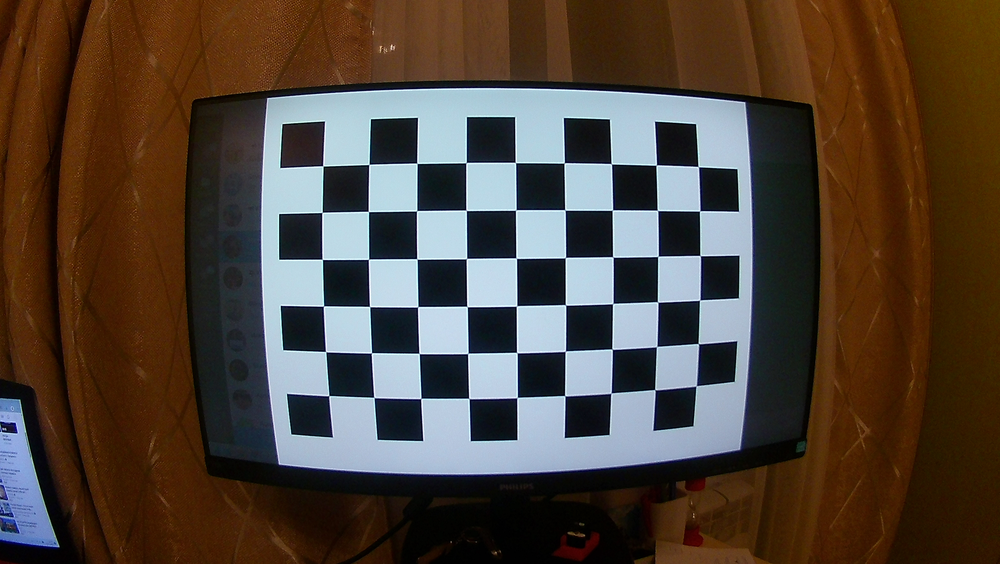
#> input picture calibrate_dir/img1.png, 1000 x 564 px, shrunk from 3760 x 2120 before the run; its folder holds 4 pictures in this run
$ python calibrate.py calibrate_dir/img1.png
#> lines starting #> are read from the running program, lines starting #| are printed output that depends on the picture
from __future__ import print_function
import numpy as np
import cv2
import os
import sys
import getopt

def splitfn(file_path):

    file_path_parts = file_path.split(sep=os.sep)
    _path = os.path.join(*file_path_parts[:-1])
    file_name = file_path_parts[-1]
    file_name_parts = file_name.split(sep='.')
    return _path, file_name_parts[0], file_name_parts[1]

if __name__ == '__main__':
    args, img_mask = getopt.getopt(sys.argv[1:], '', ['debug=', 'square_size='])
    args = dict(args)
    args.setdefault('--debug', '/')
    args.setdefault('--square_size', 1.0)
    if not img_mask:
        img_mask = '/calibrate_dir/*.png'
    else:
        img_mask = img_mask[0]

    img_names = ["calibrate_dir/img1.png", "calibrate_dir/img2.png", "calibrate_dir/img3.png", "calibrate_dir/img4.png"]\

    debug_dir = args.get('--debug')
    if not os.path.isdir(debug_dir):
        os.mkdir(debug_dir)
    square_size = float(args.get('--square_size'))

    pattern_size = (9, 6)
    pattern_points = np.zeros((np.prod(pattern_size), 3), np.float32)
    pattern_points[:, :2] = np.indices(pattern_size).T.reshape(-1, 2)
    pattern_points *= square_size

    obj_points = []
    img_points = []
    h, w = 0, 0
    for fn in img_names:
        print('processing %s... ' % fn, end='')
        img = cv2.imread(fn, 0)
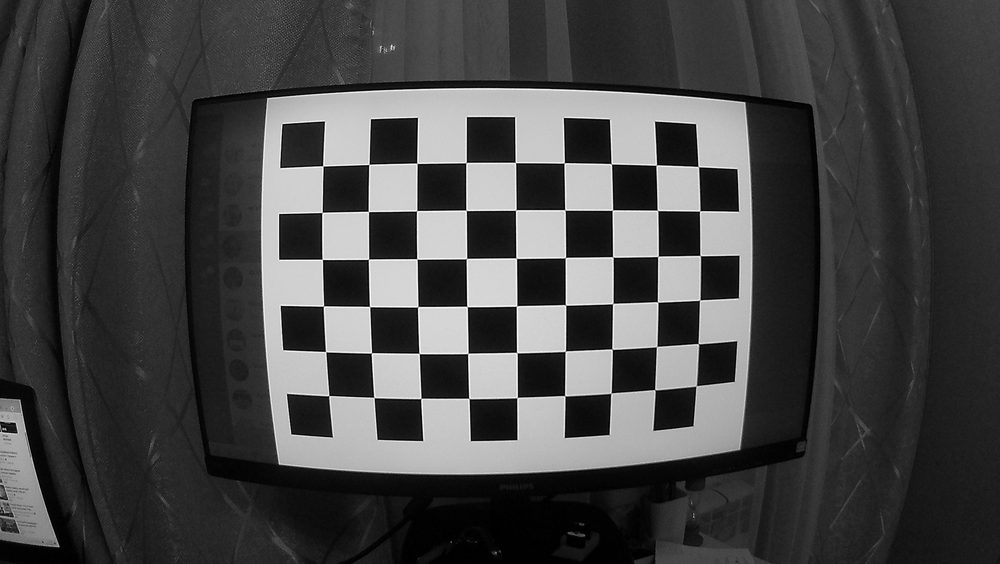
#> img: shape (564, 1000); min 0, max 254, mean 69.7
        if img is None:
            print("Failed to load", fn)
            continue

        h, w = img.shape[:2]
#> h = 564; w = 1000
        found, corners = cv2.findChessboardCorners(img, pattern_size)
#> found = True; corners = 54 rows, first 8: [322.9, 165.9], [368.9, 164.4], [417, 163.3], [466.1, 162.6], [515.4, 162.5], [564.2, 162.9], [611.4, 163.8], [656.2, 165.1]
        if found:
            term = (cv2.TERM_CRITERIA_EPS + cv2.TERM_CRITERIA_COUNT, 30, 0.1)
            cv2.cornerSubPix(img, corners, (5, 5), (-1, -1), term)

        if not found:
            print('check board not found')
            continue

        img_points.append(corners.reshape(-1, 2))
        obj_points.append(pattern_points)

        print('ok')
#> pass 2 of the loop `for fn in img_names:`:
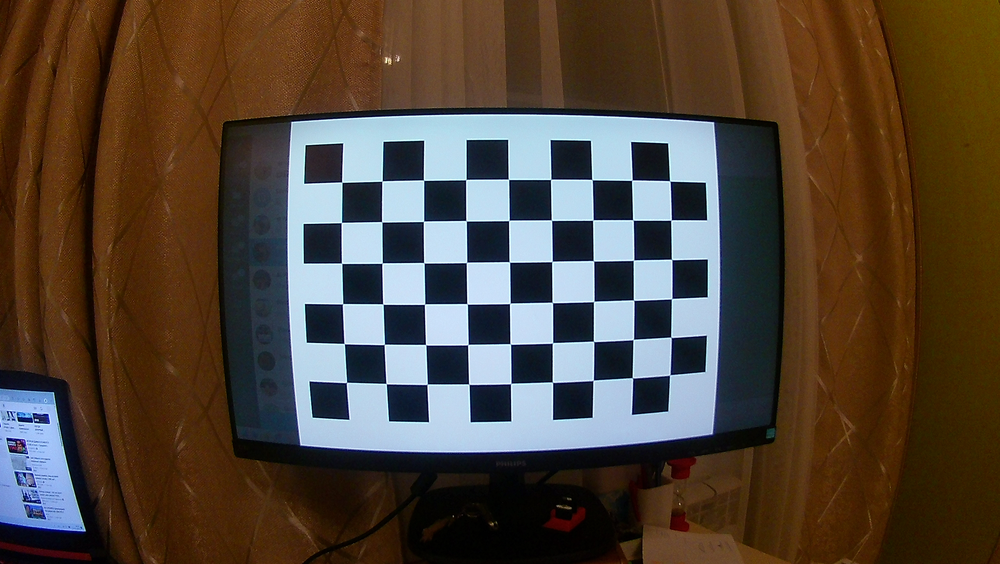
#> input picture calibrate_dir/img2.png, 1000 x 564 px, shrunk from 3760 x 2120 before the run
#> `img = cv2.imread(fn, 0)`:
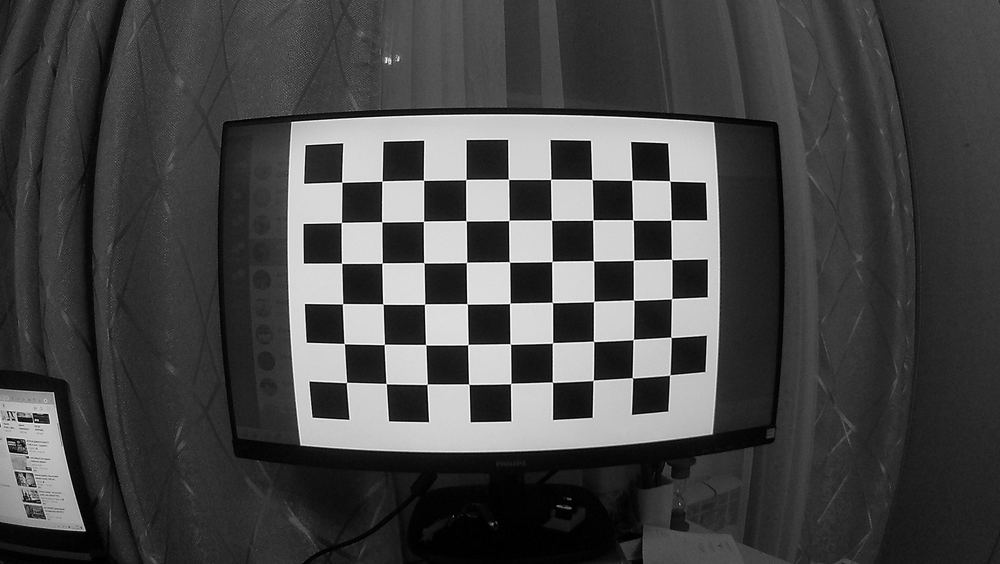
#> img: shape (564, 1000); min 0, max 255, mean 71
#> corners = 54 rows, first 8: [341.8, 182.2], [382, 181.1], [423.6, 180.2], [465.9, 179.5], [508.5, 179.3], [550.7, 179.4], [592, 179.6], [631.9, 180.2]
#> pass 3 of the loop `for fn in img_names:`:
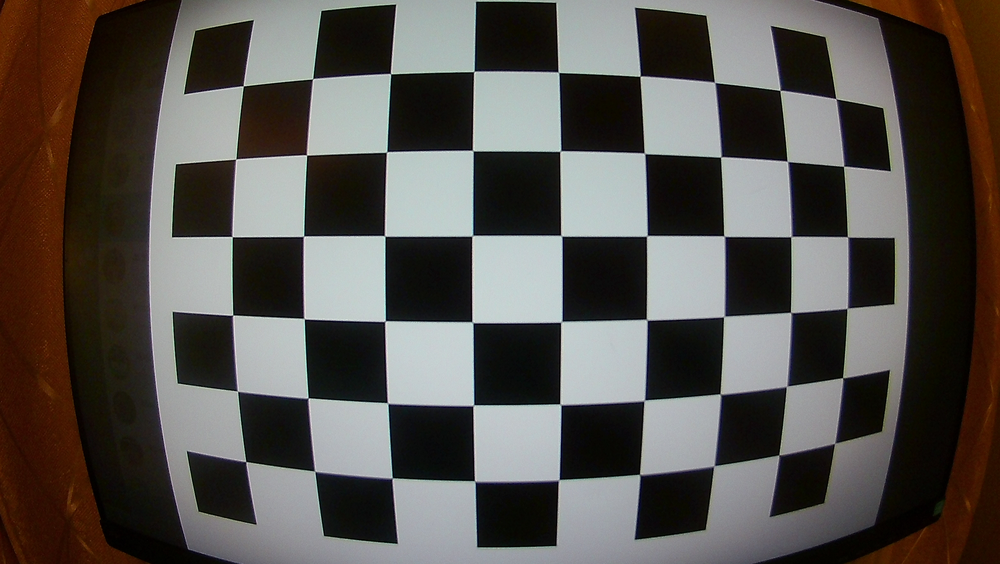
#> input picture calibrate_dir/img3.png, 1000 x 564 px, shrunk from 3760 x 2120 before the run
#> `img = cv2.imread(fn, 0)`:
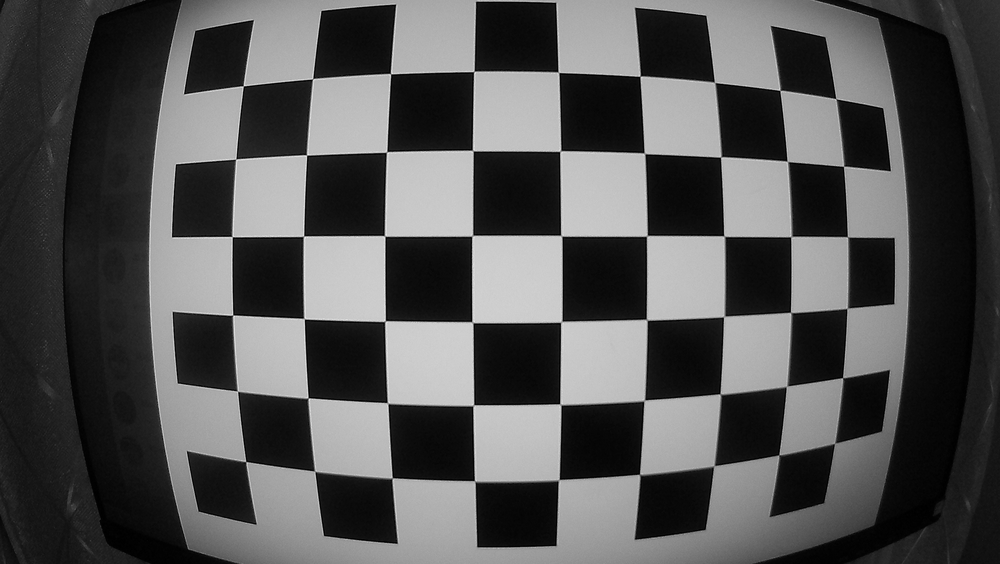
#> img: shape (564, 1000); min 0, max 241, mean 82.6
#> corners = 54 rows, first 8: [243.3, 86.16], [312.6, 78.66], [390.5, 73.54], [473.9, 71.37], [558.5, 72.32], [640, 76.24], [714.1, 82], [779.7, 90.41]
#> the loop made 4 passes; the first 3 are shown

    rms, camera_matrix, dist_coefs, rvecs, tvecs = cv2.calibrateCamera(obj_points, img_points, (w, h), None, None)

    print("\nRMS:", rms)
    print("camera matrix:\n", camera_matrix)
    print("distortion coefficients: ", dist_coefs.ravel())
    print("\nPut them in undistort_images.py, lines 29-32, check your paths and run undistort_images.py")

    cv2.destroyAllWindows()
